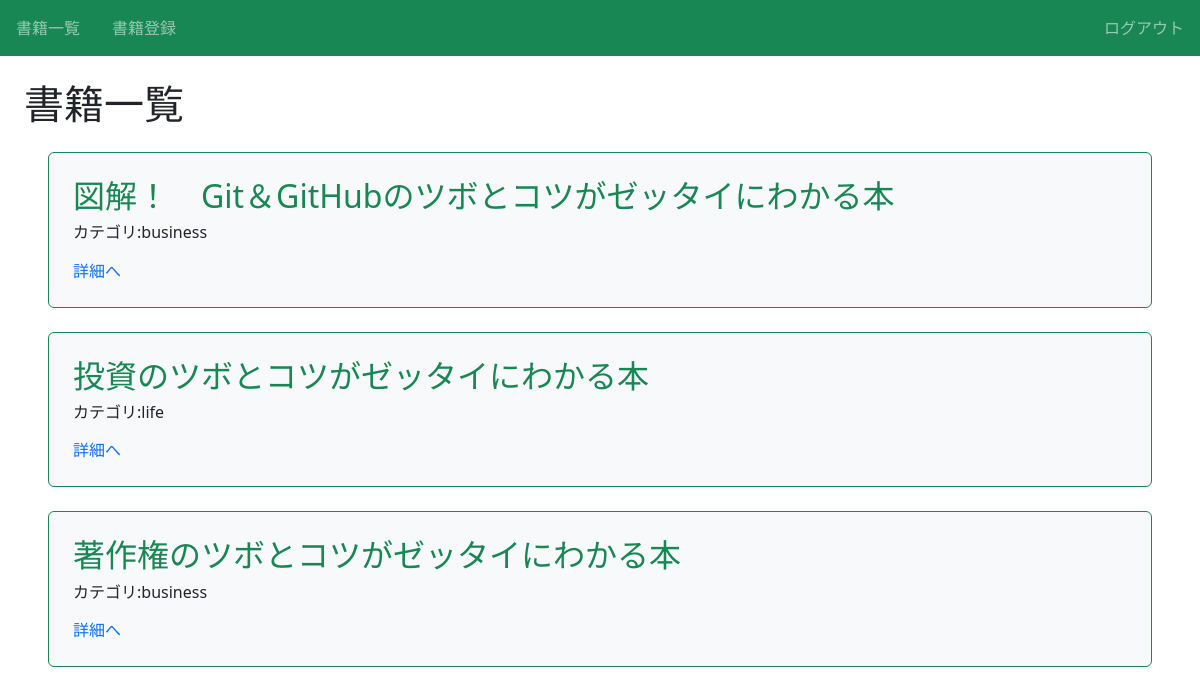
/book/ (signed in), run on the app's committed database.
### book/models.py (models this page shows, shortened)
class Book(models.Model):
    title = models.CharField(max_length=100)
    text = models.TextField()
    thumbnail = models.ImageField(null=True, blank=True)
    category = models.CharField(max_length=100, choices=CATEGORY)
    user = models.ForeignKey("auth.User", on_delete=models.CASCADE)

### book/views.py (the view)
# urls.py: path("book/", views.ListBookView.as_view(), name="list-book"),
class ListBookView(LoginRequiredMixin, ListView):
    template_name = "book/book_list.html"
    model = Book

### book/templates/book/book_list.html (shortened to what this page needs)
{% extends 'base.html' %}
{% block h1 %}書籍一覧{% endblock %}
{% block content %}
  {% for item in object_list %}
<div class="p-4 m-4 bg-light border border-success rounded">
    <h2 class="text-success">{{ item.title }}</h2>
    <h6>カテゴリ:{{ item.category }}</h6>
    <div class="mt-3">
      <a href="{% url 'detail-book' item.pk %}">詳細へ</a>
    </div>
</div>
    {% endfor %}
{% endblock content %}

### book/static/book/css/style.css (style rules this page uses)
a { text-decoration: none; }

### data on the page
Book: title "図解！ Git＆GitHubのツボとコツがゼッタイにわかる本", category "business"
Book: title "投資のツボとコツがゼッタイにわかる本", category "life"
Book: title "著作権のツボとコツがゼッタイにわかる本", category "business"
